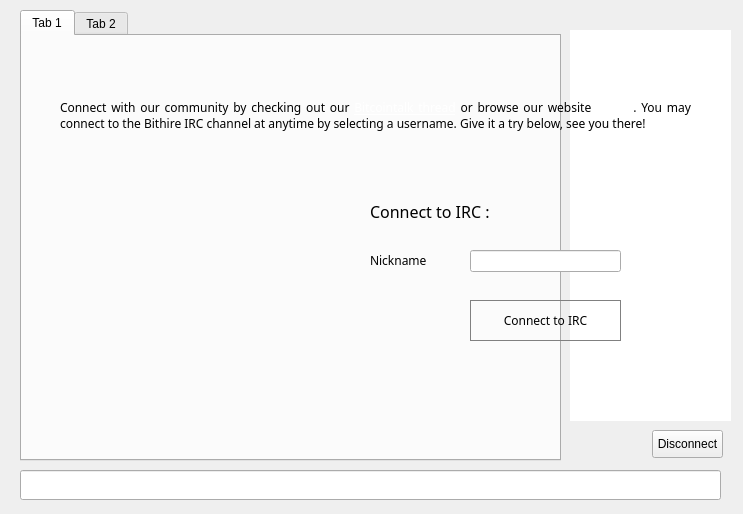
<?xml version="1.0" encoding="UTF-8"?>
<ui version="4.0">
 <class>ChatWindowClass</class>
 <widget class="QWidget" name="ChatWindowClass">
  <property name="geometry">
   <rect>
    <x>0</x>
    <y>0</y>
    <width>743</width>
    <height>514</height>
   </rect>
  </property>
  <widget class="QWidget" name="widget_2" native="true">
   <property name="geometry">
    <rect>
     <x>0</x>
     <y>0</y>
     <width>741</width>
     <height>511</height>
    </rect>
   </property>
   <widget class="QWidget" name="splitter" native="true">
    <property name="enabled">
     <bool>true</bool>
    </property>
    <property name="geometry">
     <rect>
      <x>10</x>
      <y>10</y>
      <width>721</width>
      <height>501</height>
     </rect>
    </property>
    <property name="styleSheet">
     <string notr="true"/>
    </property>
    <widget class="QTabWidget" name="tab">
     <property name="geometry">
      <rect>
       <x>10</x>
       <y>0</y>
       <width>541</width>
       <height>451</height>
      </rect>
     </property>
     <property name="styleSheet">
      <string notr="true"/>
     </property>
     <property name="tabShape">
      <enum>QTabWidget::Rounded</enum>
     </property>
     <property name="currentIndex">
      <number>0</number>
     </property>
     <property name="tabsClosable">
      <bool>false</bool>
     </property>
     <widget class="QWidget" name="widget_4">
      <attribute name="title">
       <string>Tab 1</string>
      </attribute>
     </widget>
     <widget class="QWidget" name="tab_5">
      <attribute name="title">
       <string>Tab 2</string>
      </attribute>
     </widget>
    </widget>
    <widget class="QLineEdit" name="lineEdit">
     <property name="geometry">
      <rect>
       <x>10</x>
       <y>460</y>
       <width>701</width>
       <height>30</height>
      </rect>
     </property>
     <property name="sizePolicy">
      <sizepolicy hsizetype="Fixed" vsizetype="Fixed">
       <horstretch>0</horstretch>
       <verstretch>0</verstretch>
      </sizepolicy>
     </property>
     <property name="maximumSize">
      <size>
       <width>16777215</width>
       <height>30</height>
      </size>
     </property>
    </widget>
    <widget class="QListView" name="userView">
     <property name="geometry">
      <rect>
       <x>560</x>
       <y>20</y>
       <width>161</width>
       <height>391</height>
      </rect>
     </property>
     <property name="minimumSize">
      <size>
       <width>0</width>
       <height>300</height>
      </size>
     </property>
     <property name="styleSheet">
      <string notr="true">border-radius:10px;</string>
     </property>
    </widget>
    <widget class="QPushButton" name="disconnect">
     <property name="geometry">
      <rect>
       <x>642</x>
       <y>420</y>
       <width>71</width>
       <height>28</height>
      </rect>
     </property>
     <property name="text">
      <string>Disconnect</string>
     </property>
    </widget>
   </widget>
   <widget class="QWidget" name="hide3" native="true">
    <property name="geometry">
     <rect>
      <x>0</x>
      <y>0</y>
      <width>741</width>
      <height>511</height>
     </rect>
    </property>
    <property name="styleSheet">
     <string notr="true">font-family:Proxima Nova Rg;</string>
    </property>
    <widget class="QWidget" name="layoutWidget">
     <property name="geometry">
      <rect>
       <x>10</x>
       <y>6</y>
       <width>731</width>
       <height>41</height>
      </rect>
     </property>
     <layout class="QHBoxLayout" name="hide1">
      <property name="spacing">
       <number>7</number>
      </property>
      <item>
       <widget class="QLabel" name="label_9">
        <property name="sizePolicy">
         <sizepolicy hsizetype="Preferred" vsizetype="Preferred">
          <horstretch>0</horstretch>
          <verstretch>0</verstretch>
         </sizepolicy>
        </property>
        <property name="font">
         <font>
          <family>Proxima Nova Rg</family>
         </font>
        </property>
        <property name="text">
         <string></string>
        </property>
       </widget>
      </item>
     </layout>
    </widget>
    <widget class="QLabel" name="hide2">
     <property name="geometry">
      <rect>
       <x>60</x>
       <y>70</y>
       <width>631</width>
       <height>91</height>
      </rect>
     </property>
     <property name="text">
      <string>&lt;html&gt;&lt;head/&gt;&lt;body&gt;&lt;p align=&quot;justify&quot;&gt;&lt;span style=&quot; font-size:9pt;&quot;&gt;Connect with our community by checking out our &lt;/span&gt;&lt;a href=&quot;https://bitcointalk.org/index.php?topic=459622.0&quot;&gt;&lt;span style=&quot; font-size:9pt; text-decoration: underline; color:#ffffff;&quot;&gt;Bitcointalk thread&lt;/span&gt;&lt;/a&gt;&lt;span style=&quot; font-size:9pt;&quot;&gt; or browse our website &lt;/span&gt;&lt;a href=&quot;http://www.bithire.org&quot;&gt;&lt;span style=&quot; font-size:9pt; text-decoration: underline; color:#ffffff;&quot;&gt;Bithire&lt;/span&gt;&lt;/a&gt;&lt;span style=&quot; font-size:9pt;&quot;&gt;. You may connect to the Bithire IRC channel at anytime by selecting a username. Give it a try below, see you there!&lt;/span&gt;&lt;/p&gt;&lt;/body&gt;&lt;/html&gt;</string>
     </property>
     <property name="wordWrap">
      <bool>true</bool>
     </property>
     <property name="openExternalLinks">
      <bool>true</bool>
     </property>
    </widget>
    <widget class="QLabel" name="label">
     <property name="geometry">
      <rect>
       <x>100</x>
       <y>380</y>
       <width>71</width>
       <height>51</height>
      </rect>
     </property>
     <property name="text">
      <string></string>
     </property>
     <property name="margin">
      <number>5</number>
     </property>
     <property name="openExternalLinks">
      <bool>true</bool>
     </property>
    </widget>
    <widget class="QLabel" name="label_3">
     <property name="geometry">
      <rect>
       <x>190</x>
       <y>380</y>
       <width>53</width>
       <height>51</height>
      </rect>
     </property>
     <property name="text">
      <string></string>
     </property>
     <property name="openExternalLinks">
      <bool>true</bool>
     </property>
    </widget>
    <widget class="QLabel" name="label_4">
     <property name="geometry">
      <rect>
       <x>260</x>
       <y>380</y>
       <width>41</width>
       <height>51</height>
      </rect>
     </property>
     <property name="text">
      <string></string>
     </property>
     <property name="openExternalLinks">
      <bool>true</bool>
     </property>
    </widget>
    <widget class="QLabel" name="label_2">
     <property name="geometry">
      <rect>
       <x>60</x>
       <y>160</y>
       <width>150</width>
       <height>211</height>
      </rect>
     </property>
     <property name="text">
      <string></string>
     </property>
    </widget>
    <widget class="QLineEdit" name="editPseudo">
     <property name="geometry">
      <rect>
       <x>470</x>
       <y>250</y>
       <width>151</width>
       <height>22</height>
      </rect>
     </property>
     <property name="text">
      <string/>
     </property>
    </widget>
    <widget class="QLabel" name="label_5">
     <property name="geometry">
      <rect>
       <x>370</x>
       <y>250</y>
       <width>61</width>
       <height>21</height>
      </rect>
     </property>
     <property name="text">
      <string>Nickname</string>
     </property>
    </widget>
    <widget class="QPushButton" name="buttonConnect">
     <property name="geometry">
      <rect>
       <x>470</x>
       <y>300</y>
       <width>151</width>
       <height>41</height>
      </rect>
     </property>
     <property name="styleSheet">
      <string notr="true">border-radius:40px;border:1px solid grey</string>
     </property>
     <property name="text">
      <string>Connect to IRC</string>
     </property>
    </widget>
    <widget class="QLabel" name="label_10">
     <property name="geometry">
      <rect>
       <x>370</x>
       <y>200</y>
       <width>161</width>
       <height>21</height>
      </rect>
     </property>
     <property name="text">
      <string>&lt;html&gt;&lt;head/&gt;&lt;body&gt;&lt;p&gt;&lt;span style=&quot; font-size:12pt;&quot;&gt;Connect to IRC :&lt;/span&gt;&lt;/p&gt;&lt;/body&gt;&lt;/html&gt;</string>
     </property>
    </widget>
    <zorder>layoutWidget</zorder>
    <zorder>hide2</zorder>
    <zorder>label</zorder>
    <zorder>label_3</zorder>
    <zorder>label_4</zorder>
    <zorder>label_2</zorder>
    <zorder>editPseudo</zorder>
    <zorder>label_5</zorder>
    <zorder>buttonConnect</zorder>
    <zorder>label_10</zorder>
    <zorder>label_9</zorder>
   </widget>
  </widget>
  <action name="actionQuit">
   <property name="text">
    <string>Quitter</string>
   </property>
   <property name="shortcut">
    <string>Ctrl+Q</string>
   </property>
  </action>
  <action name="actionCloseTab">
   <property name="text">
    <string>Fermer l'onglet</string>
   </property>
  </action>
 </widget>
 <layoutdefault spacing="6" margin="11"/>
 <resources/>
 <connections/>
</ui>
